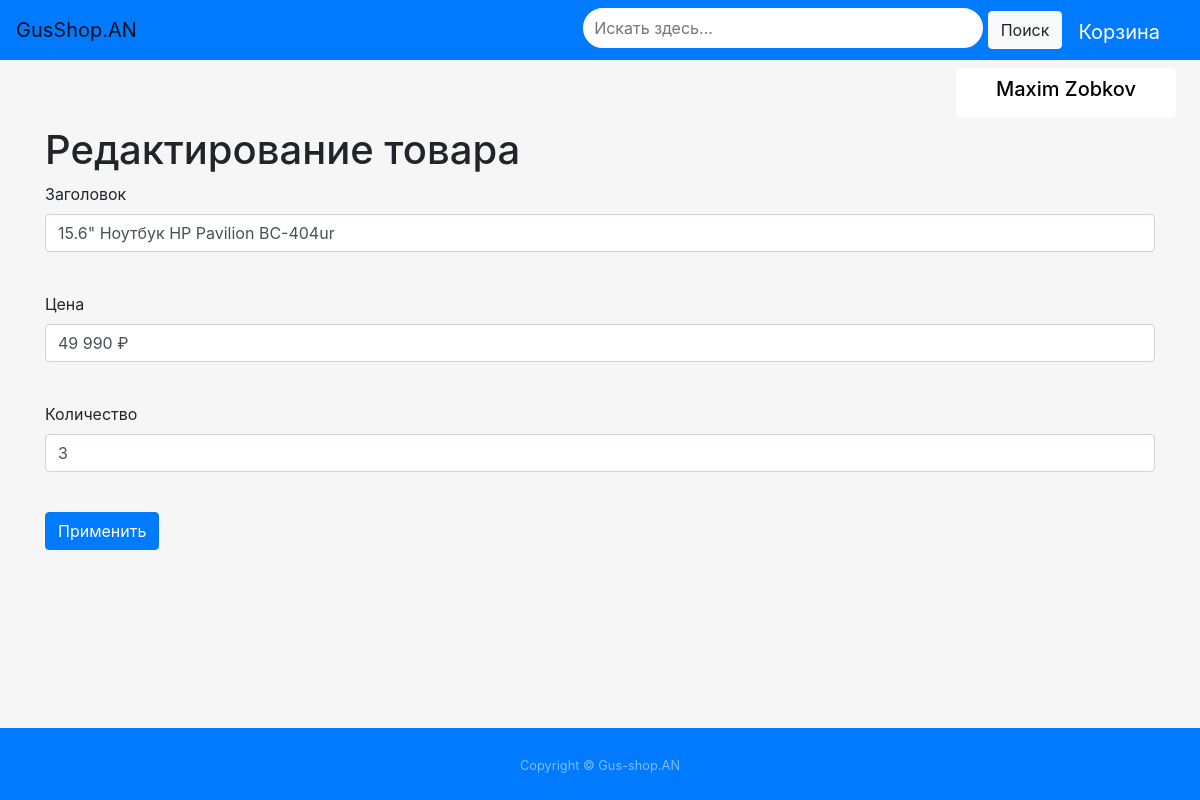
The app's page /items/1 (signed in) with its own data.
### data/users.py (models this page shows, shortened)
class User(SqlAlchemyBase, UserMixin, SerializerMixin):
    __tablename__ = 'users'
    id = sqlalchemy.Column(sqlalchemy.Integer, primary_key=True, autoincrement=True)
    name = sqlalchemy.Column(sqlalchemy.String, nullable=True)
    email = sqlalchemy.Column(sqlalchemy.String, index=True, unique=True, nullable=True)
    password = sqlalchemy.Column(sqlalchemy.String, nullable=True)
    created_date = sqlalchemy.Column(sqlalchemy.DateTime, default=datetime.datetime.now)

### data/items.py (models this page shows)
class Items(SqlAlchemyBase, SerializerMixin, UserMixin):
    __tablename__ = 'items'
    id = sqlalchemy.Column(sqlalchemy.Integer, primary_key=True, autoincrement=True)
    title = sqlalchemy.Column(sqlalchemy.String, nullable=True)
    price = sqlalchemy.Column(sqlalchemy.String, nullable=True)
    main_characteristics = sqlalchemy.Column(sqlalchemy.TEXT, nullable=True)
    content = sqlalchemy.Column(sqlalchemy.String, nullable=True)
    created_date = sqlalchemy.Column(sqlalchemy.DateTime, default=datetime.datetime.now)
    display = sqlalchemy.Column(sqlalchemy.String, nullable=True)
    processor = sqlalchemy.Column(sqlalchemy.String, nullable=True)
    videoadapter = sqlalchemy.Column(sqlalchemy.String, nullable=True)
    ram = sqlalchemy.Column(sqlalchemy.String, nullable=True)
    battery = sqlalchemy.Column(sqlalchemy.String, nullable=True)
    count = sqlalchemy.Column(sqlalchemy.Integer, nullable=True)
    photo = sqlalchemy.Column(sqlalchemy.VARCHAR, default='/static/images/old.png')
    category = sqlalchemy.Column(sqlalchemy.String, nullable=True)

### main.py (the view, shortened to what this page needs)
@app.route('/items/<int:id>', methods=['GET', 'POST'])
@login_required
def edit_items(id):
    form = EditForm()
    if request.method == 'GET':
        sessions = db_session.create_session()
        item = sessions.query(items.Items).filter(items.Items.id == id).first()
        form.title.data = item.title
        form.price.data = item.price
        form.count.data = item.count
    return render_template('editor.html', title='Редактирование товара', form=form)

### main.py
class EditForm(FlaskForm):
    title = StringField('Заголовок', validators=[DataRequired()])
    price = StringField('Цена')
    count = IntegerField('Количество')
    submit = SubmitField('Применить')

### data/db_session.py (called while the page is built)
def create_session() -> Session:
    global __factory
    return __factory()

### main.py (called while the page is built)
@login_manager.user_loader
def load_user(user_id):
    sessions = db_session.create_session()
    return sessions.query(users.User).get(user_id)

### templates/editor.html (shortened to what this page needs)
{% extends "base.html" %}
{% block content %}
<h1>{{ title }}</h1>
<form action="" method="post" enctype="multipart/form-data">
    <p>
        {{ form.title.label }} <br>
        {{ form.title(class="form-control") }} <br>
    <p>
        {{ form.price.label }} <br>
        {{ form.price(class="form-control") }} <br>
    </p>
    <p>
        {{ form.count.label }} <br>
        {{ form.count(class="form-control") }} <br>
    </p>
    <p>{{ form.submit(type="submit", class="btn btn-primary") }}</p>
</form>
{% endblock %}

### templates/base.html (shortened to what this page needs)
<!DOCTYPE html>
<html lang="en">
<head>
    <link rel="stylesheet"
          href="https://stackpath.bootstrapcdn.com/bootstrap/4.4.1/css/bootstrap.min.css"
>
</head>
<body>
<link rel="stylesheet" href="/static/css/style.css">
<nav class="navbar navbar-expand-lg navbar-light bg-primary sticky-top">
    <a class="navbar-brand" href="/"> GusShop.AN </a>
    <div class="collapse navbar-collapse" id="navbarSupportedContent">
        <ul class="navbar-nav">
            <li class="nav-item mr-2">
                <form action="/index" method="get">
                    <input name="s" placeholder="Искать здесь..." type="search"
                           style="width:400px; height: 40px; border: 5px solid #ffffff;
                    border-radius:30px; padding: 6px;">
                    <button class="btn btn-light" type="submit">Поиск </button>
                </form>
            </li>
            {% if current_user.is_authenticated %}
            <li class="nav-item">
                <a style="color: #ffffff;" class="navbar-brand nav-link mt-1"
                   href="/basket"> Корзина </a>
            </li>
            {% endif %}
        </ul>
    </div>
</nav>
{% if current_user.is_authenticated %}
<h6 align="right">
    <a style="background-color: #ffffff; border: 5px solid #ffffff;
                    border-radius:5px; padding: 4px; color: #000000; width:220px;"
       class="navbar-brand nav-link mr-4 mt-2"
       href="/logout"><h5 align="center"> {{current_user.name}} </h5>
    </a>
</h6>
{% endif %}
<div class="content container">
    {% block content %}
    {% endblock %}
</div>
<footer id="sticky-footer" class="footer py-4 bg-primary text-white-50 mt-1">
    <div class="text-center">
        <small> Copyright &copy; Gus-shop.AN </small>
    </div>
</footer>
</body>
</html>

### static/css/style.css (style rules this page uses)
body { background: #f6f6f6f6; color: #0; display: flex; flex-direction: column; height: 100%; }
html { height: 100%; }
.content { flex: 1 0 auto; }
.footer { flex-shrink: 0; }

### records on screen
User: name "Maxim Zobkov"
Items: title "15.6\" Ноутбук HP Pavilion BC-404ur", price "49 990 ₽", count "3"

### other values on screen
{{ title }} "Редактирование товара"
